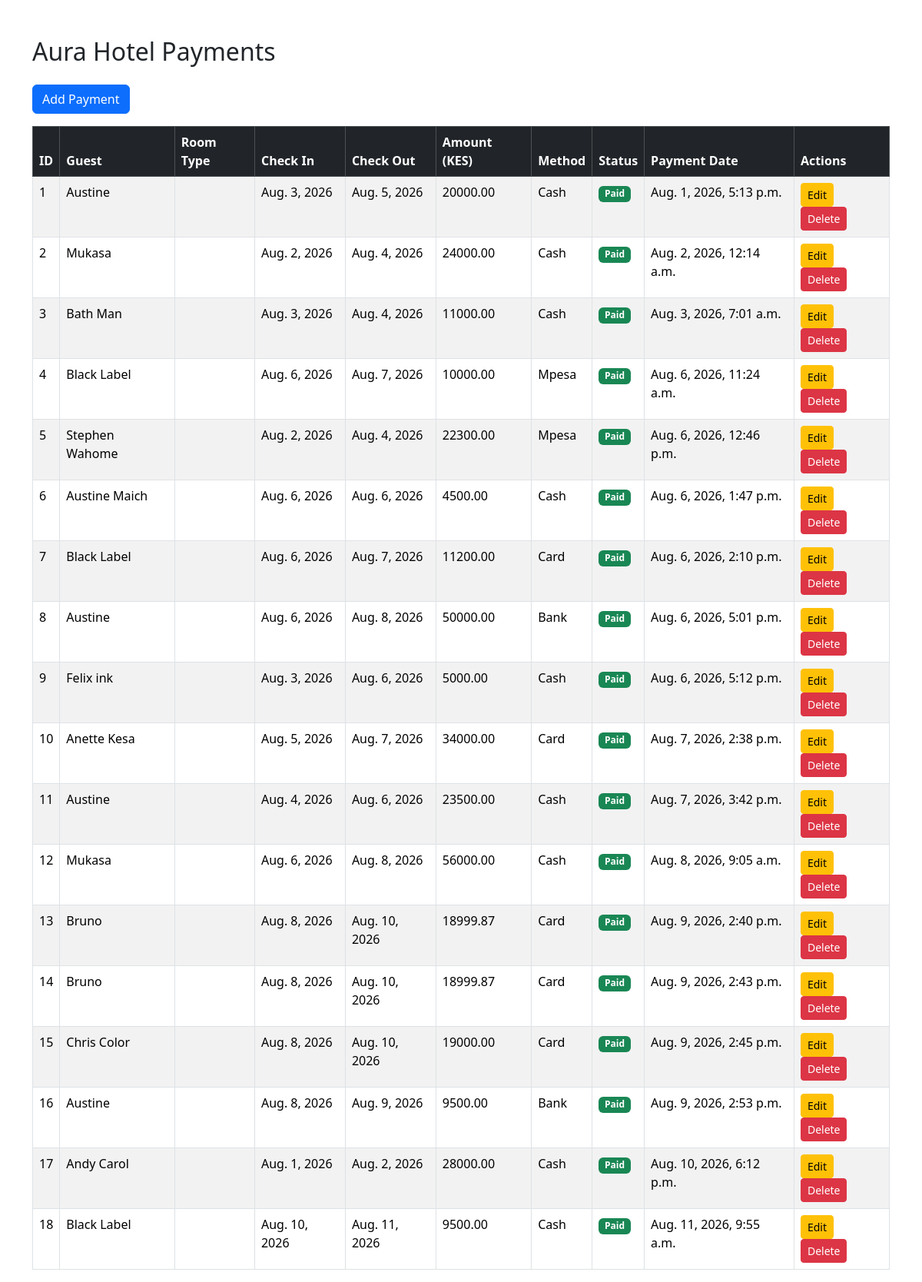
The page /payments/ on the database its author committed.
### payments/models.py (models this page shows, shortened)
class Payment(models.Model):
    PAYMENT_METHODS = (
        ('Mpesa', 'Mpesa'),
        ('Cash', 'Cash'),
        ('Card', 'Card'),
        ('Bank', 'Bank Transfer'),
    )
    STATUS = (
        ('Paid', 'Paid'),
        ('Pending', 'Pending'),
    )
    reservation = models.ForeignKey(
        Reservation,
        on_delete=models.CASCADE,
        related_name='payments'
    )
    amount = models.DecimalField(
        max_digits=10,
        decimal_places=2
    )
    payment_method = models.CharField(
        max_length=20,
        choices=PAYMENT_METHODS
    )
    transaction_code = models.CharField(
        max_length=100,
        blank=True,
        null=True
    )
    status = models.CharField(
        max_length=20,
        choices=STATUS,
        default='Paid'
    )
    payment_date = models.DateTimeField(
        auto_now_add=True
    )
    PAYMENT_CHOICES = [
    ('Pending', 'Pending'),
    ('Paid', 'Paid'),
    ]
    payment_status = models.CharField(
        max_length=20,
        choices=PAYMENT_CHOICES,
        default='Pending'
    )

### reservations/models.py (models this page shows, shortened)
class Reservation(models.Model):
    STATUS_CHOICES = [
        ('Booked', 'Booked'),
        ('Checked In', 'Checked In'),
        ('Pending Checkout', 'Pending Checkout'),
        ('Completed', 'Completed'),
        ('Cancelled', 'Cancelled'),
    ]
    PAYMENT_CHOICES = [
        ('Pending', 'Pending'),
        ('Paid', 'Paid'),
    ]
    user = models.ForeignKey(
        User,
        on_delete=models.CASCADE,
        null=True,
        blank=True
    )
    guest_name = models.CharField(max_length=100)
    email = models.EmailField()
    phone = models.CharField(max_length=20)
    room = models.ForeignKey(
        Room,
        on_delete=models.CASCADE
    )
    check_in = models.DateField()
    check_out = models.DateField()
    check_in_time = models.DateTimeField(
        null=True,
        blank=True
    )
    check_out_time = models.DateTimeField(
        null=True,
        blank=True
    )
    guests = models.IntegerField()
    special_requests = models.TextField(
        blank=True,
        null=True
    )
    status = models.CharField(
        max_length=20,
        choices=STATUS_CHOICES,
        default='Booked'
    )
    payment_status = models.CharField(
        max_length=20,
        choices=PAYMENT_CHOICES,
        default='Pending'
    )
    created_at = models.DateTimeField(
    auto_now_add=True
    )

### payments/views.py (the view)
# urls.py: path('', views.payment_list, name='payment_list'),
def payment_list(request):
    payments = Payment.objects.all()
    return render(
        request,
        'payment_list.html',
        {'payments': payments}
    )

### payments/templates/payment_list.html (shortened to what this page needs)
<!DOCTYPE html>
<html>
<head>
    <link href="https://cdn.jsdelivr.net/npm/bootstrap@5.3.3/dist/css/bootstrap.min.css"
          rel="stylesheet">
</head>
<body>
<div class="container mt-5">
    <h2 class="mb-4">Aura Hotel Payments</h2>
    <a href="{% url 'create_payment' %}"
       class="btn btn-primary mb-3">
        Add Payment
    </a>
    <table class="table table-bordered table-striped table-hover">
        <thead class="table-dark">
            <tr>
                <th>ID</th>
                <th>Guest</th>
                <th>Room Type</th>
                <th>Check In</th>
                <th>Check Out</th>
                <th>Amount (KES)</th>
                <th>Method</th>
                <th>Status</th>
                <th>Payment Date</th>
                <th>Actions</th>
            </tr>
        </thead>
        <tbody>
        {% for payment in payments %}
            <tr>
                <td>{{ payment.id }}</td>
                <td>{{ payment.reservation.guest_name }}</td>
                <td>{{ payment.reservation.room_type }}</td>
                <td>{{ payment.reservation.check_in }}</td>
                <td>{{ payment.reservation.check_out }}</td>
                <td>{{ payment.amount }}</td>
                <td>{{ payment.payment_method }}</td>
                <td>
                    {% if payment.status == 'Paid' %}
                        <span class="badge bg-success">Paid</span>
                    {% else %}
                        <span class="badge bg-warning text-dark">
                            Pending
                        </span>
                    {% endif %}
                </td>
                <td>{{ payment.payment_date }}</td>
                <td>
                    <a href="{% url 'edit_payment' payment.id %}"
                       class="btn btn-warning btn-sm">
                        Edit
                    </a>
                    <a href="{% url 'delete_payment' payment.id %}"
                       class="btn btn-danger btn-sm">
                        Delete
                    </a>
                </td>
            </tr>
        {% endfor %}
        </tbody>
    </table>
</div>
</body>
</html>

### rows shown on the page
Payment: id "1", reservation.guest_name "Austine", reservation.check_in "Aug. 3, 2026", reservation.check_out "Aug. 5, 2026", amount "20000.00", payment_method "Cash", status "Paid", payment_date "Aug. 1, 2026, 5:13 p.m."
Payment: id "2", reservation.guest_name "Mukasa", reservation.check_in "Aug. 2, 2026", reservation.check_out "Aug. 4, 2026", amount "24000.00", payment_method "Cash", status "Paid", payment_date "Aug. 2, 2026, 12:14 a.m."
Payment: id "3", reservation.guest_name "Bath Man", reservation.check_in "Aug. 3, 2026", reservation.check_out "Aug. 4, 2026", amount "11000.00", payment_method "Cash", status "Paid", payment_date "Aug. 3, 2026, 7:01 a.m."
Payment: id "4", reservation.guest_name "Black Label", reservation.check_in "Aug. 6, 2026", reservation.check_out "Aug. 7, 2026", amount "10000.00", payment_method "Mpesa", status "Paid", payment_date "Aug. 6, 2026, 11:24 a.m."
Payment: id "5", reservation.guest_name "Stephen Wahome", reservation.check_in "Aug. 2, 2026", reservation.check_out "Aug. 4, 2026", amount "22300.00", payment_method "Mpesa", status "Paid", payment_date "Aug. 6, 2026, 12:46 p.m."
Payment: id "6", reservation.guest_name "Austine Maich", reservation.check_in "Aug. 6, 2026", reservation.check_out "Aug. 6, 2026", amount "4500.00", payment_method "Cash", status "Paid", payment_date "Aug. 6, 2026, 1:47 p.m."
Payment: id "7", reservation.guest_name "Black Label", reservation.check_in "Aug. 6, 2026", reservation.check_out "Aug. 7, 2026", amount "11200.00", payment_method "Card", status "Paid", payment_date "Aug. 6, 2026, 2:10 p.m."
Payment: id "8", reservation.guest_name "Austine", reservation.check_in "Aug. 6, 2026", reservation.check_out "Aug. 8, 2026", amount "50000.00", payment_method "Bank", status "Paid", payment_date "Aug. 6, 2026, 5:01 p.m."
Payment: id "9", reservation.guest_name "Felix ink", reservation.check_in "Aug. 3, 2026", reservation.check_out "Aug. 6, 2026", amount "5000.00", payment_method "Cash", status "Paid", payment_date "Aug. 6, 2026, 5:12 p.m."
Payment: id "10", reservation.guest_name "Anette Kesa", reservation.check_in "Aug. 5, 2026", reservation.check_out "Aug. 7, 2026", amount "34000.00", payment_method "Card", status "Paid", payment_date "Aug. 7, 2026, 2:38 p.m."
Payment: id "11", reservation.guest_name "Austine", reservation.check_in "Aug. 4, 2026", reservation.check_out "Aug. 6, 2026", amount "23500.00", payment_method "Cash", status "Paid", payment_date "Aug. 7, 2026, 3:42 p.m."
Payment: id "12", reservation.guest_name "Mukasa", reservation.check_in "Aug. 6, 2026", reservation.check_out "Aug. 8, 2026", amount "56000.00", payment_method "Cash", status "Paid", payment_date "Aug. 8, 2026, 9:05 a.m."
Payment: id "13", reservation.guest_name "Bruno", reservation.check_in "Aug. 8, 2026", reservation.check_out "Aug. 10, 2026", amount "18999.87", payment_method "Card", status "Paid", payment_date "Aug. 9, 2026, 2:40 p.m."
Payment: id "14", reservation.guest_name "Bruno", reservation.check_in "Aug. 8, 2026", reservation.check_out "Aug. 10, 2026", amount "18999.87", payment_method "Card", status "Paid", payment_date "Aug. 9, 2026, 2:43 p.m."
Payment: id "15", reservation.guest_name "Chris Color", reservation.check_in "Aug. 8, 2026", reservation.check_out "Aug. 10, 2026", amount "19000.00", payment_method "Card", status "Paid", payment_date "Aug. 9, 2026, 2:45 p.m."
Payment: id "16", reservation.guest_name "Austine", reservation.check_in "Aug. 8, 2026", reservation.check_out "Aug. 9, 2026", amount "9500.00", payment_method "Bank", status "Paid", payment_date "Aug. 9, 2026, 2:53 p.m."
Payment: id "17", reservation.guest_name "Andy Carol", reservation.check_in "Aug. 1, 2026", reservation.check_out "Aug. 2, 2026", amount "28000.00", payment_method "Cash", status "Paid", payment_date "Aug. 10, 2026, 6:12 p.m."
Payment: id "18", reservation.guest_name "Black Label", reservation.check_in "Aug. 10, 2026", reservation.check_out "Aug. 11, 2026", amount "9500.00", payment_method "Cash", status "Paid", payment_date "Aug. 11, 2026, 9:55 a.m."
